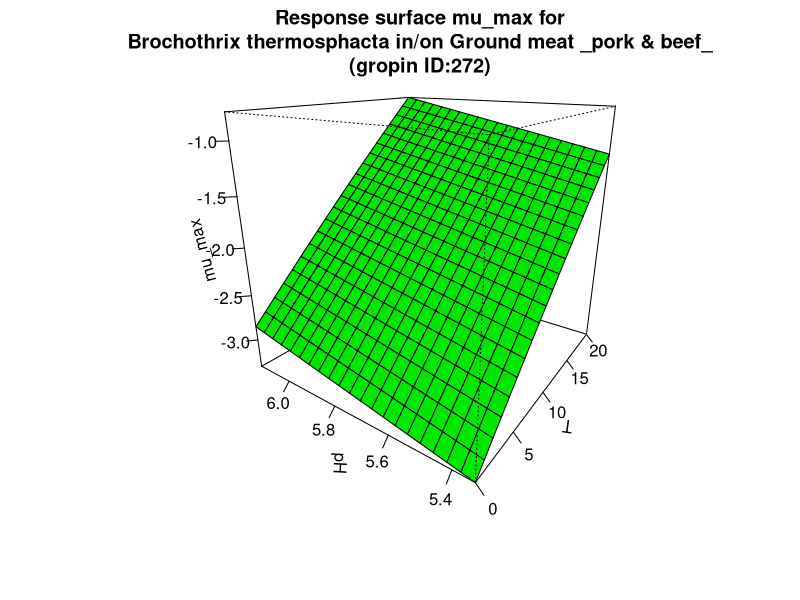

Generate this figure with R:
#############################
# start of Parameter script
#############################
T <- seq(0,20.02,length.out=21)
pH <- seq(5.33466533466533,6.13613,length.out=21)
#############################
# end of Parameter script
#############################
############################# 
# start of Model script Gropin ID 272 
#############################
 
# constant coefficients for this model
mref <- 0.045
dm <- 0.583
Ea <- 69.5
 
variables <- data.frame(T,pH)
argumentsPar <- expand.grid(variables)
 
# heart of the model
response_surface <- function(T,pH) {
   mumax <-(log(mref)-dm*(5.7-pH)-(Ea/0.00831)*((1/(T+273))-(1/273)))

return(mumax=mumax)
} 

# output parameters
mumax <- cbind(argumentsPar,response_surface(argumentsPar['T'],argumentsPar['pH']))
colnames(mumax) <- c(colnames(argumentsPar),'mumax')
#############################
# End of Model script
#############################
############################# 
# start of Visualisation script Gropin ID 272 
#############################
persp(T,pH,matrix(unlist(mumax$mumax),nrow=21),col = 'green',xlab='T',ylab='pH',zlab='mu_max',main='Response surface mu_max for
Brochothrix thermosphacta in/on Ground meat _pork & beef_
(gropin ID:272)',theta=305,phi=20,shade=0.25,ticktype = 'detailed')
#############################
# End of Visualisation script
#############################
